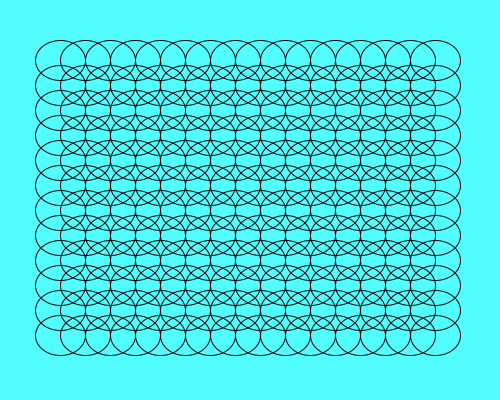
Frame 1 (no input)
Frame 60 (the mouse pressed at the canvas centre just before this capture): identical to frame 1, image omitted
Frame 120 (the mouse held since frame 60 and released just before this capture): identical to frame 1, image omitted

The Processing sketch that drew this single still picture (run headless with seeded random() and noise(); from frame 60 on, the mouse is pressed at the canvas centre):

// Processing sketch: BWeaver_Exercise3
// ── BWeaver_Exercise3.pde
int click = 1;

void setup(){
  size(500,400);
  noFill();
  smooth();  
}


void draw(){
background(81,253,255);

 if (click == 1){
//Option 1: overlapping ellipses
 for( int x=60; x<= width-60; x+= 25){
    for( int y=60; y<= height-60; y+= 25){
      ellipse(x,y,width/10,height/10);
    } // end of y
  }//end of x

 }// end of if
 
 else if (click == 2){
//Option 2:bigger circles
for( int x=60; x<= width-60; x+= 25){
   for( int y=60; y<= height-60; y+= 25){
     ellipse(x,y,20,20);
    }// end of y
}// end of x
 } // end of else if
 
 else if (click == 3){
///Option 3:small circles
  for( int x=60; x<= width-60; x+= 25){
   for( int y=60; y<= height-60; y+= 25){
      ellipse(x,y,5,5);
   } // end of y
  } // end of x
 }  // end of else if
}// end of draw function

void keyPressed(){
  click++;
  if (click > 3) click = 1;
}
